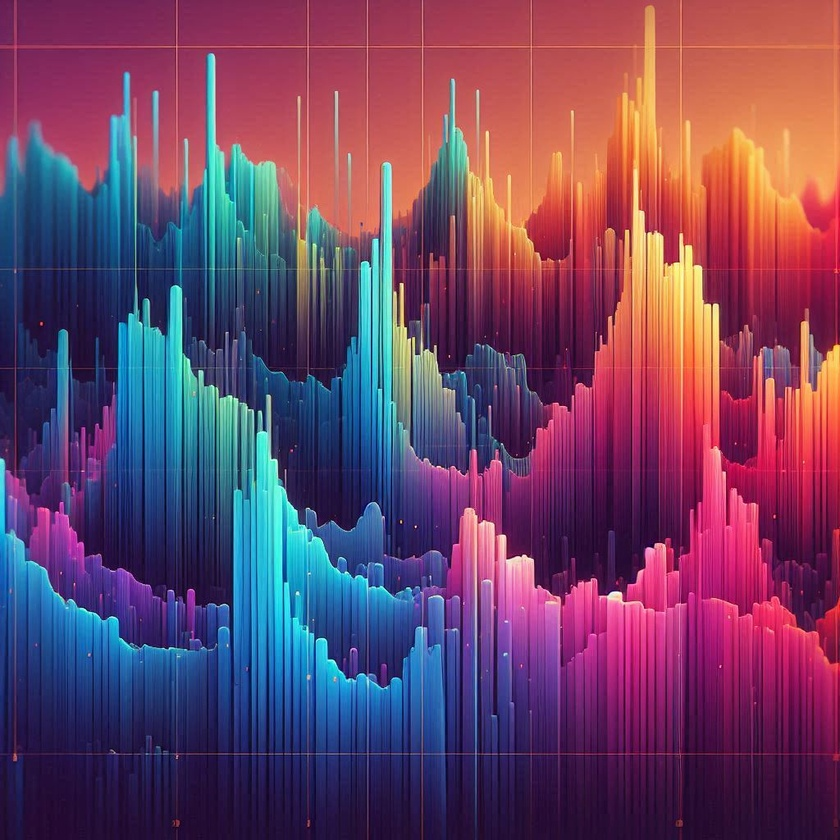
#> input picture archive/histograma4.jpg, 840 x 840 px, shrunk from 1024 x 1024 before the run
$ python Parte_3_2.py
#> lines starting #> are read from the running program, lines starting #| are printed output that depends on the picture; after the words box and inside, x2 and y2 are one past the last pixel; in counts of white or black regions, pixels touching at a corner belong together
'''usando sobel na imagem'''
import cv2 as cv
import numpy as np

'''Detecta bordas com um derivação para cada pixel, que aponta para uma direção, bem
com uma taxa de direção, as simulações de imagem geradas pelo sobel detectam a mudança
de direção para o eixo x e y.'''


def detect_bords(img_caminho):#função recebe parametro do caminho da imagem
#> called with img_caminho = 'archive/histograma4.jpg'
    img = cv.imread(img_caminho)#imagem lida pelo cv2
#> img is the input picture: shape (840, 840, 3); mean B, G, R 100.8, 68.2, 110.1
    # transforma para cinza para poder ser manipulada
    img_cinza = cv.cvtColor(img,cv.COLOR_RGB2GRAY)
    #Sobel para direção x (dx) de tamanho 3 para matriz
    sobelx = cv.Sobel(img_cinza,cv.CV_64F,1,0,ksize=3)
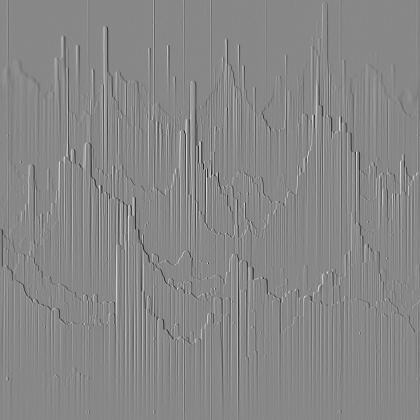
#> sobelx: shape (840, 840) float64 (shown at 1/2 size); min -832, max 731, mean -0.1; drawn with min black and max white
    #sobel para direção y (dy) de tamanho 3 para matriz
    sobely = cv.Sobel(img_cinza,cv.CV_64F,0,1,ksize=3)
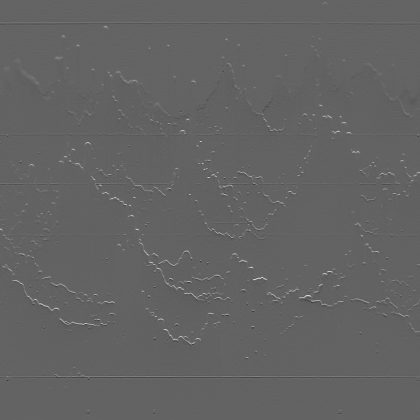
#> sobely: shape (840, 840) float64 (shown at 1/2 size); min -575, max 900, mean -0.4; drawn with min black and max white
    #função de raiz quadrada sobre os eixos x e y sobel que geram a "média" da matriz
    magnitude = np.sqrt(sobelx**2 + sobely**2)
    #formula aplicada sobe a tonalidade da matriz resultante
    magnitudenew = np.uint8(255 * magnitude / np.max(magnitude))

    cv.imshow("Original",img_cinza)
    cv.imshow("Sobel X", sobelx)
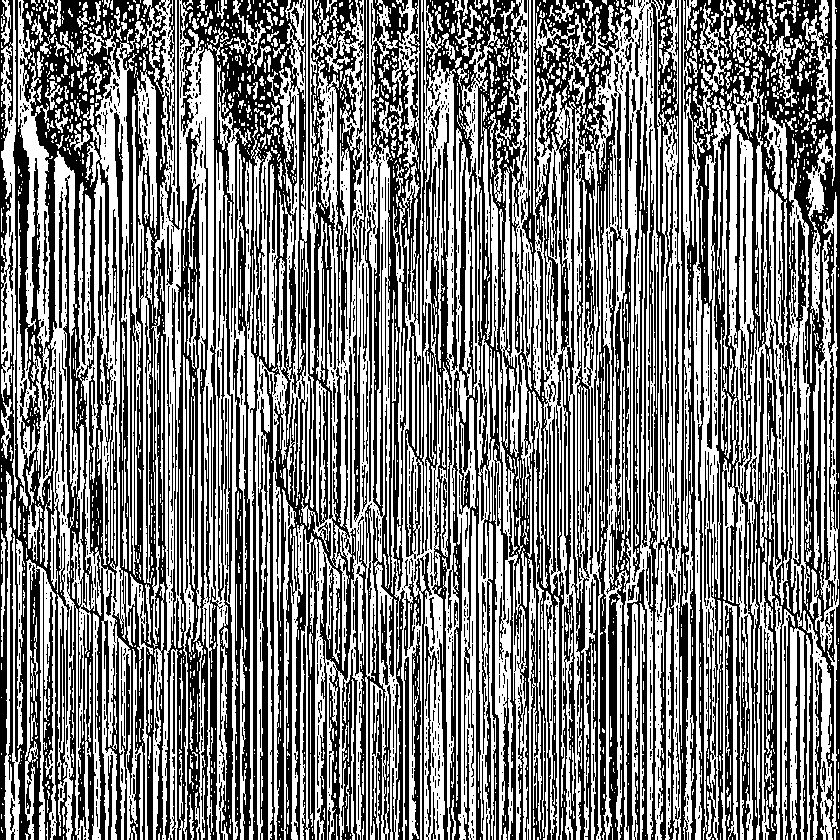
#> window 'Sobel X': shape (840, 840); 49.4% white; 2266 white regions (1696 under 20 px), largest, box (x1, y1, x2, y2) and area: (391, 0, 528, 840) 40657, (301, 0, 401, 840) 30244, (527, 0, 603, 840) 21549
    cv.imshow("Sobel Y", sobely)
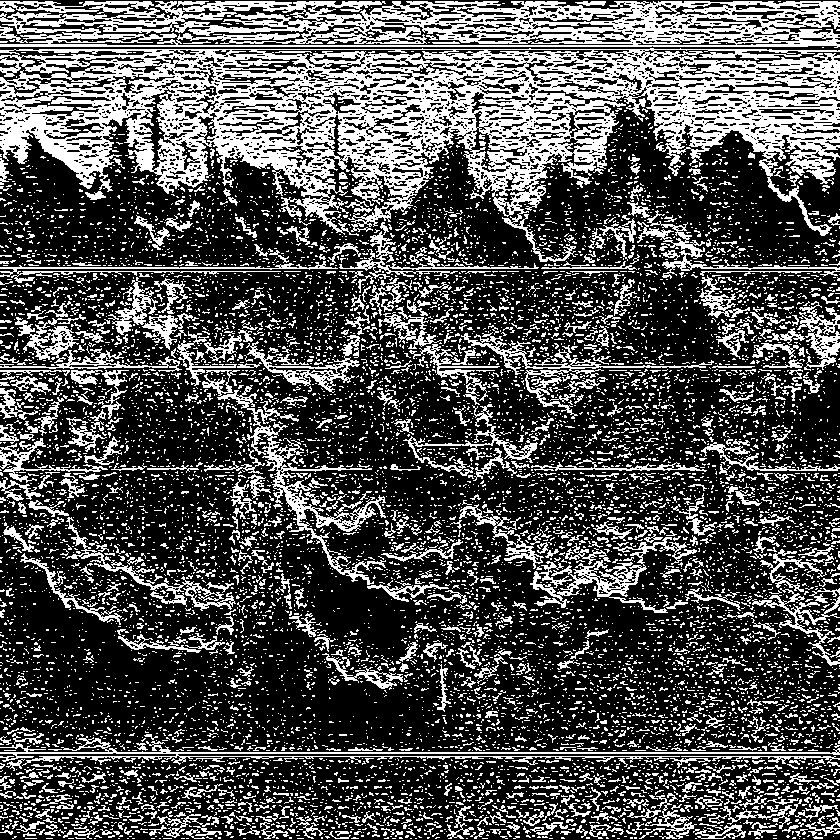
#> window 'Sobel Y': shape (840, 840); 31.3% white; 11161 white regions (10245 under 20 px), largest, box (x1, y1, x2, y2) and area: (0, 48, 840, 262) 68739, (0, 1, 840, 48) 23650, (202, 370, 386, 585) 4125
    #Magnitude detecta um conjuto "x,y" do sobel
    cv.imshow("Magnitude", magnitudenew)
    cv.waitKey(0)
    cv.destroyAllWindows()
    lista = [sobelx,sobely]
    for x, y in enumerate(lista):
        cv.imwrite("imagems_salvas/outs" + str(x) + ".jpg", y)
#> this loop made 2 passes
#> x on passes 1 to 2: 0, 1
#> pass 1, in detect_bords, `cv.imwrite("imagems_salvas/outs" + str(x) + ".jpg", y)`:
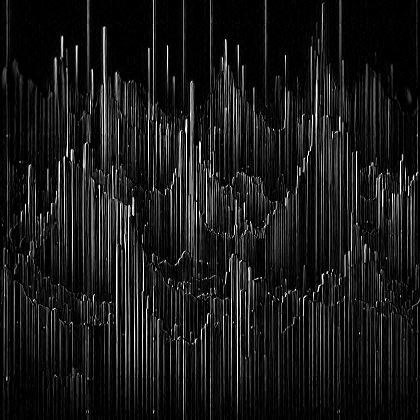
#> saved as outs0.jpg: shape (840, 840) (shown at 1/2 size); min 0, max 255, mean 24.9
#> pass 2, in detect_bords, `cv.imwrite("imagems_salvas/outs" + str(x) + ".jpg", y)`:
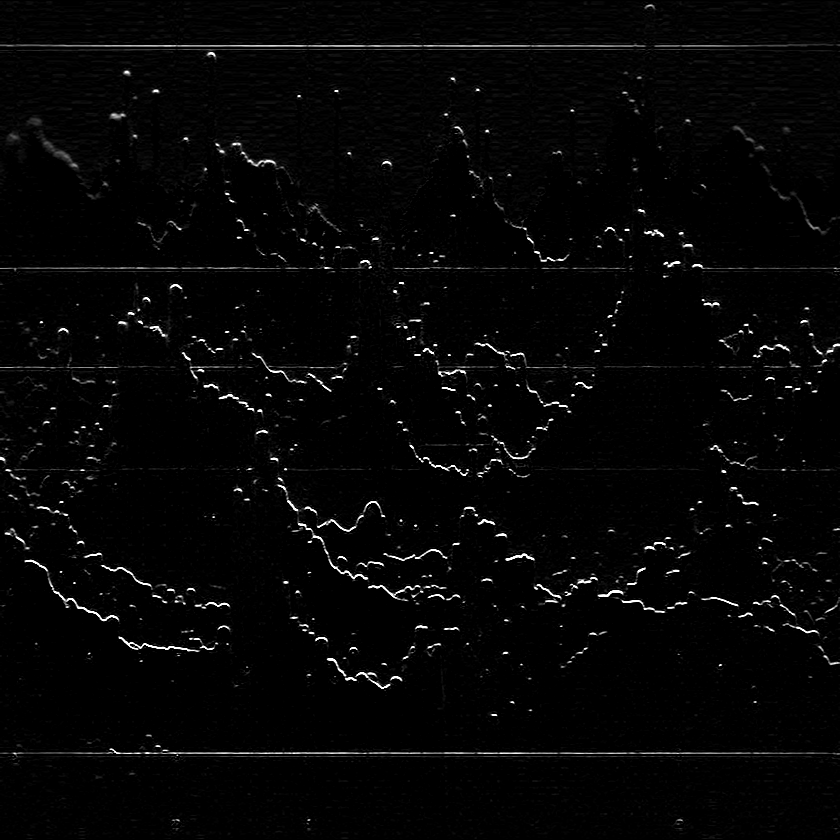
#> saved as outs1.jpg: shape (840, 840); min 0, max 255, mean 5.6


#detect_bords("archive/histograma.jpg")
#detect_bords("archive/histograma2.jpg")
#detect_bords("archive/histograma3.jpg")
detect_bords("archive/histograma4.jpg")

$ run again, with archive/histograma.jpg copied over archive/histograma4.jpg
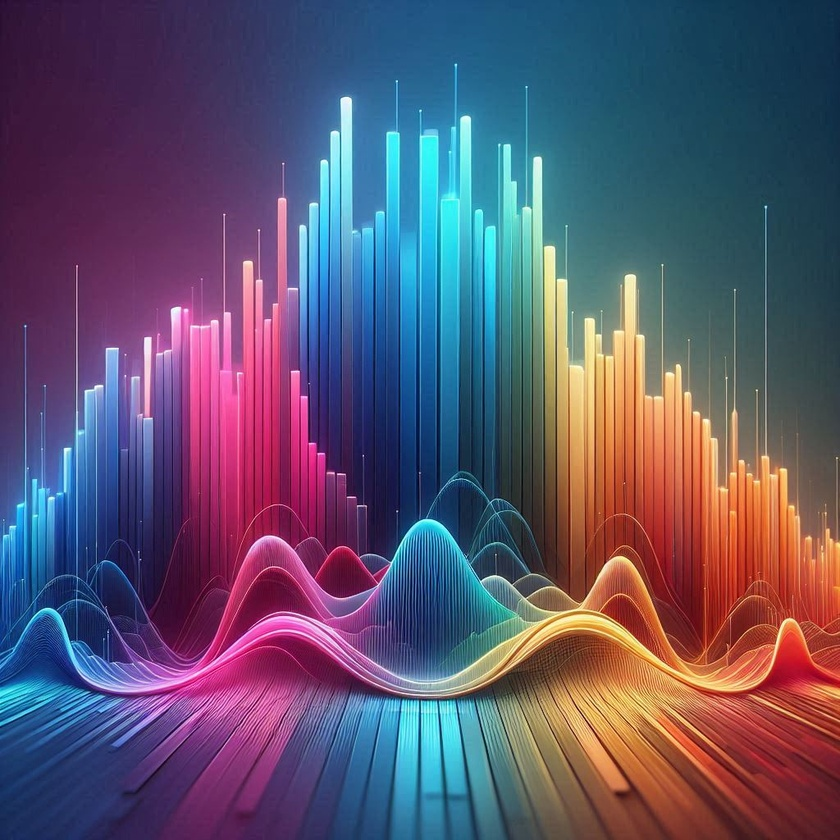
#> input picture archive/histograma.jpg, 840 x 840 px, shrunk from 1024 x 1024 before the run
#> in detect_bords, img is the input picture: shape (840, 840, 3); mean B, G, R 108.7, 84.2, 92.9
#> in detect_bords, `cv.imshow("Sobel X", sobelx)`:
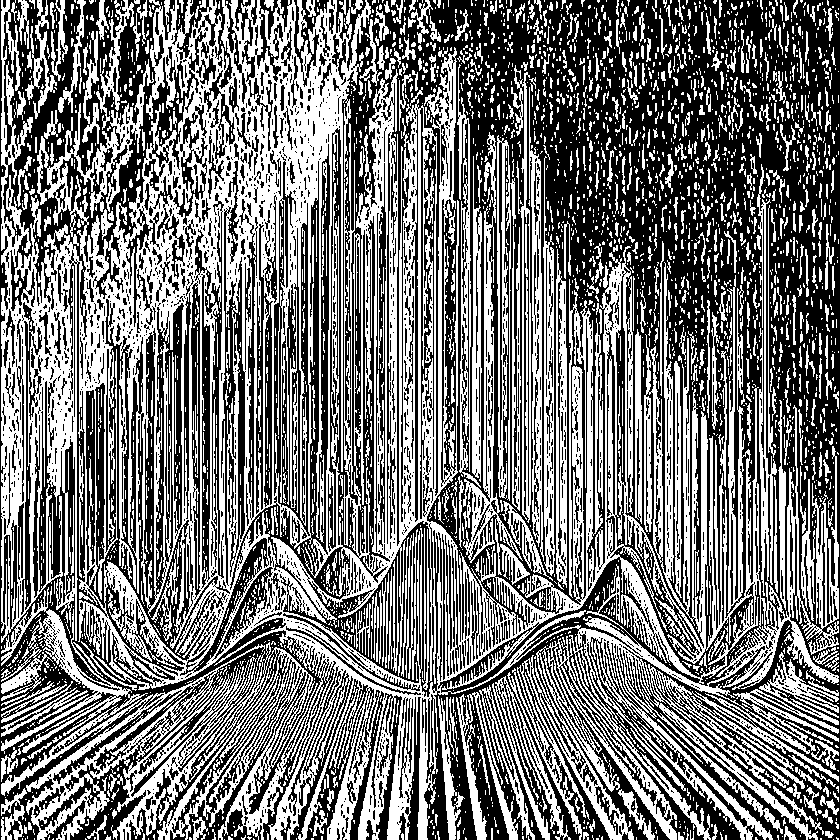
#> window 'Sobel X': shape (840, 840); 46% white; 3573 white regions (2837 under 20 px), largest, box (x1, y1, x2, y2) and area: (1, 0, 839, 840) 212959, (507, 635, 711, 840) 9204, (463, 132, 530, 585) 4214
#> the loop in detect_bords, `for x, y in enumerate(lista):` made 2 passes
#> x on passes 1 to 2: 0, 1
#> pass 2, in detect_bords, `cv.imwrite("imagems_salvas/outs" + str(x) + ".jpg", y)`:
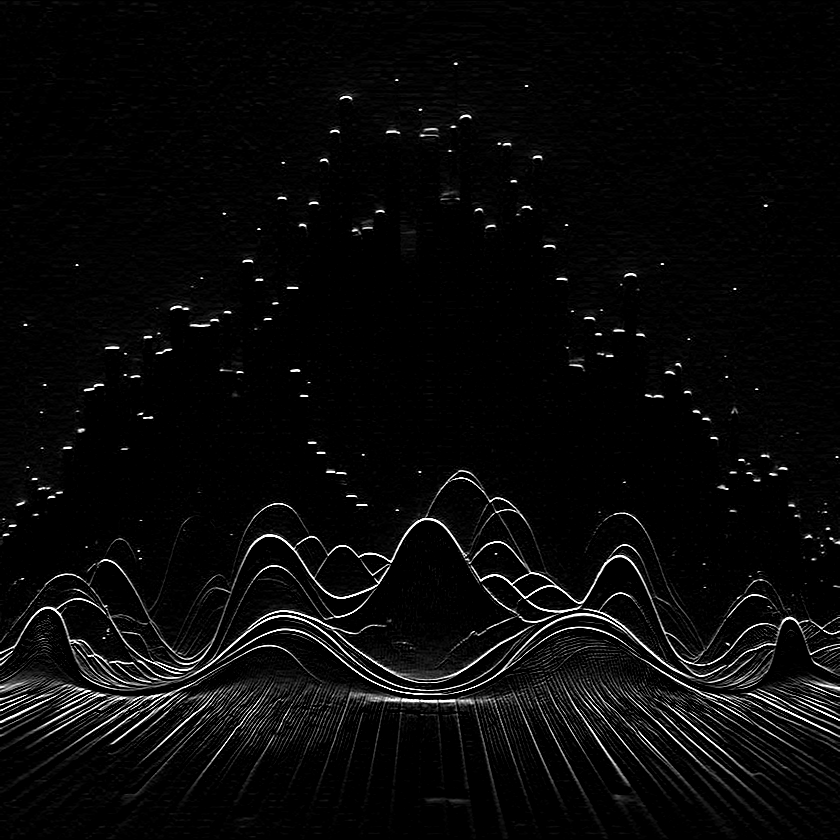
#> saved as outs1.jpg: shape (840, 840); min 0, max 255, mean 9.2

$ run again, with archive/histograma2.jpg copied over archive/histograma4.jpg
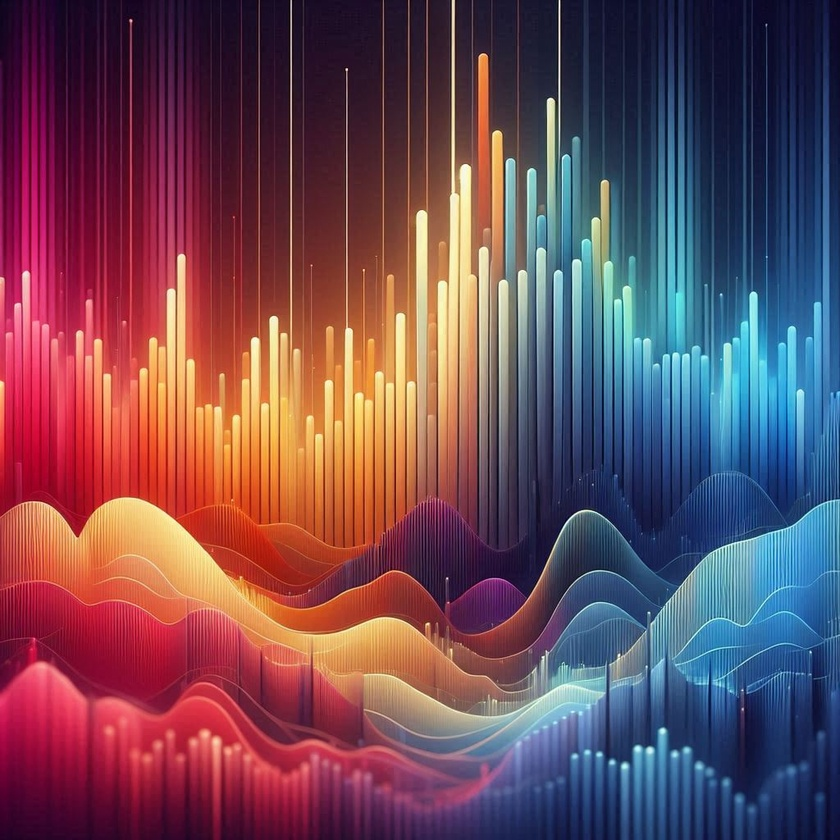
#> input picture archive/histograma2.jpg, 840 x 840 px, shrunk from 1024 x 1024 before the run
#> in detect_bords, img is the input picture: shape (840, 840, 3); mean B, G, R 87.8, 73.9, 109.9
#> in detect_bords, `cv.imshow("Sobel X", sobelx)`:
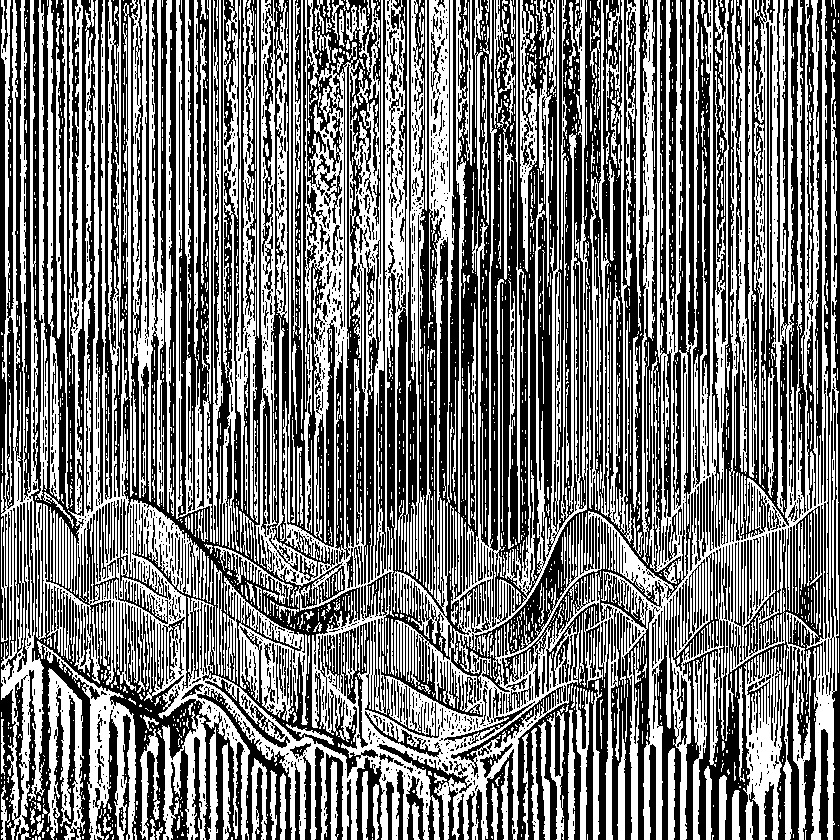
#> window 'Sobel X': shape (840, 840); 47.6% white; 2293 white regions (1819 under 20 px), largest, box (x1, y1, x2, y2) and area: (36, 0, 839, 840) 174104, (1, 0, 45, 840) 13533, (131, 0, 164, 507) 7778
#> the loop in detect_bords, `for x, y in enumerate(lista):` made 2 passes
#> x on passes 1 to 2: 0, 1
#> pass 2, in detect_bords, `cv.imwrite("imagems_salvas/outs" + str(x) + ".jpg", y)`:
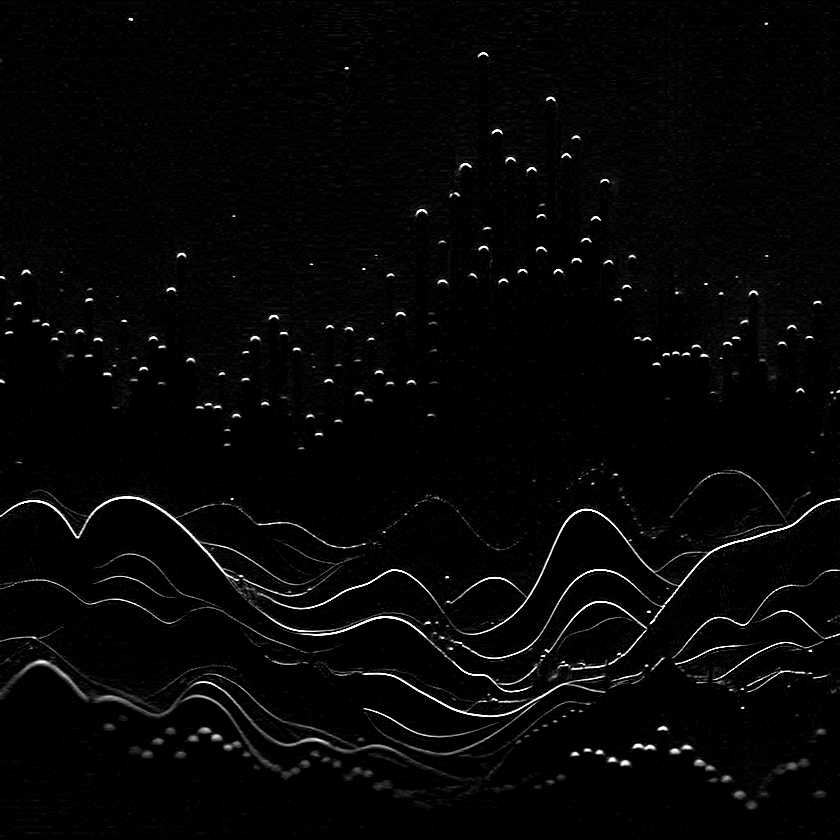
#> saved as outs1.jpg: shape (840, 840); min 0, max 255, mean 5.9
